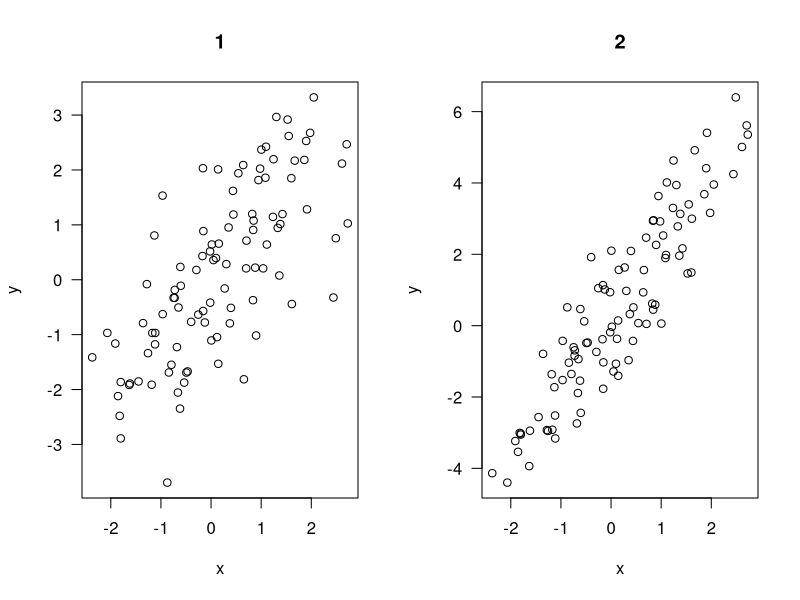
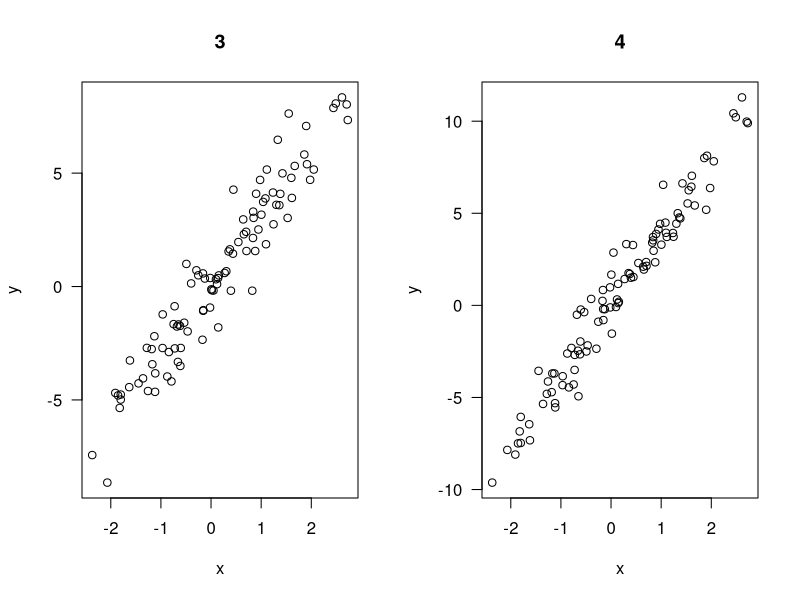
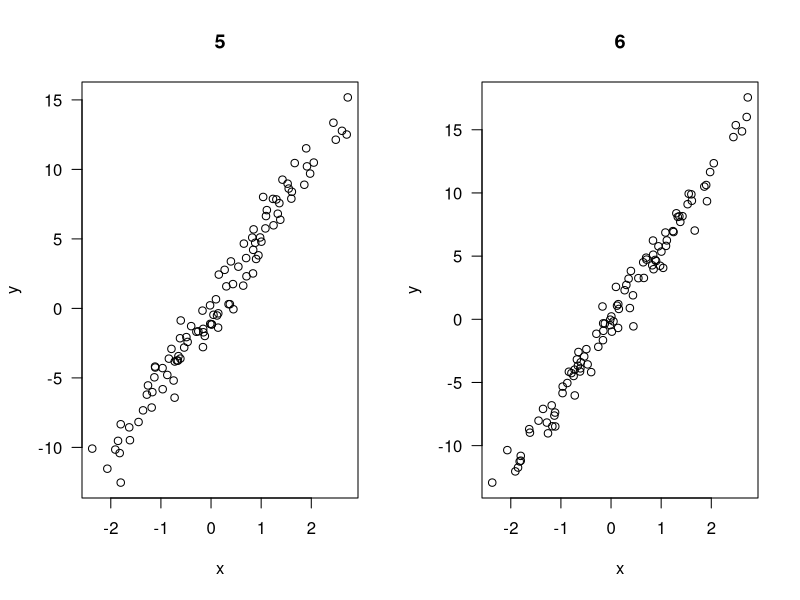
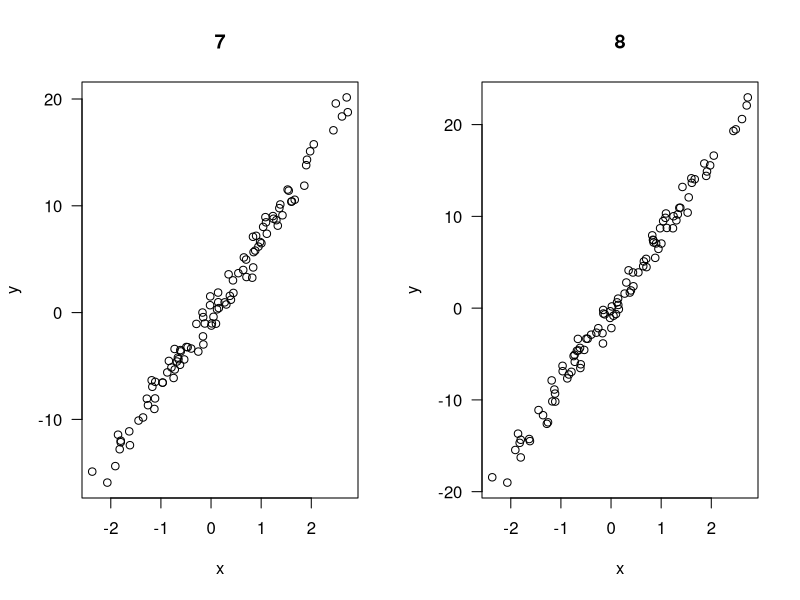
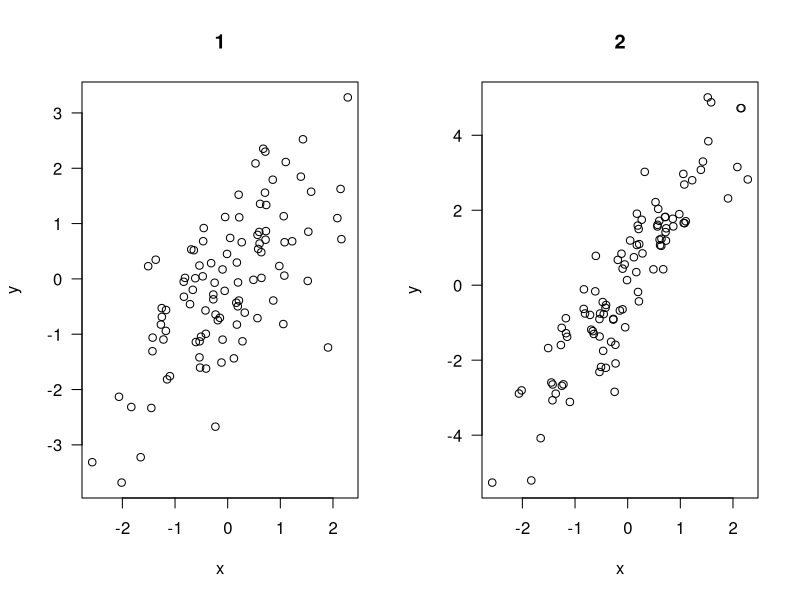
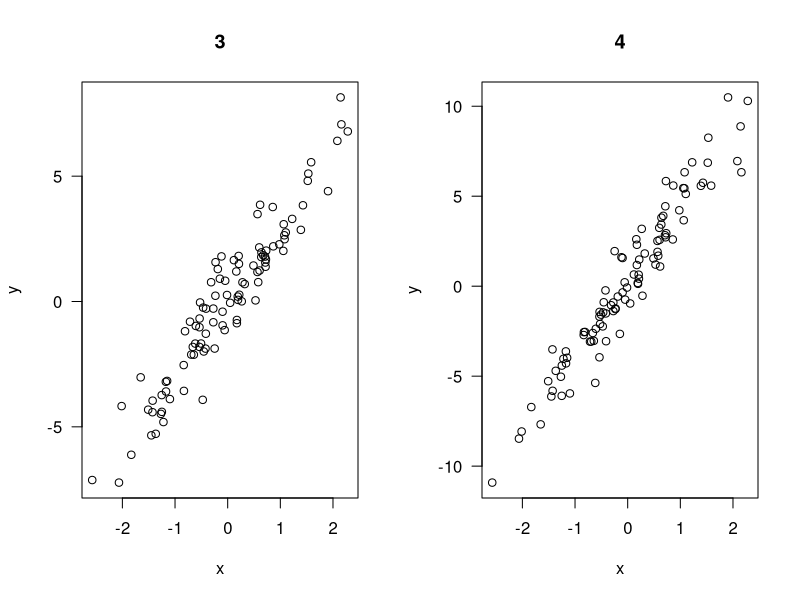
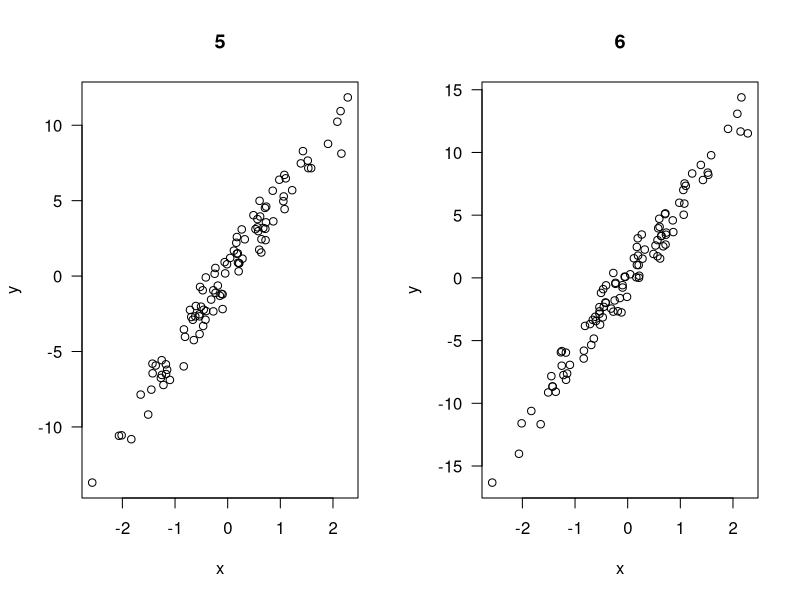
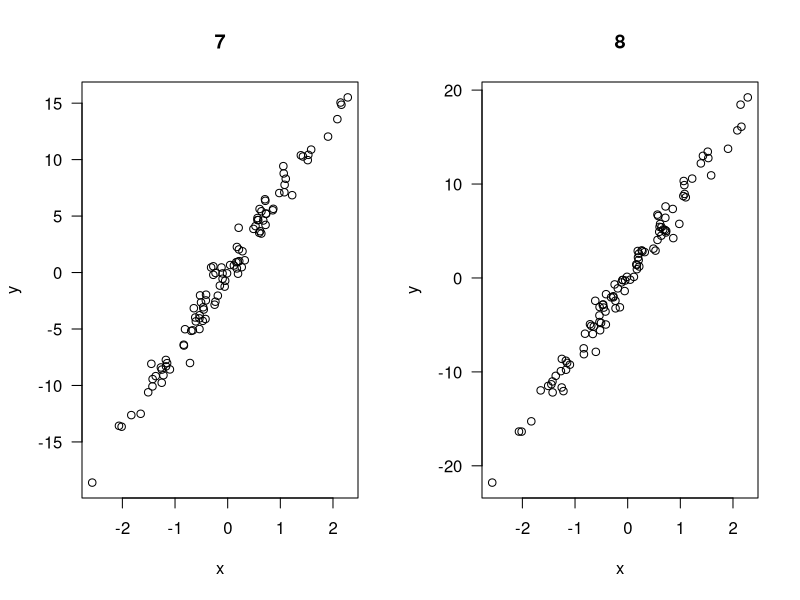

These figures' R source, in order:
## ---- chunk 1
# {r bunch_o_figs, fig.height=4, fig.width=8}
n <- 100
x <- rnorm(n)
par(mfrow=c(1,2), las=1)
for(i in 1:8) {
  y <- i*x + rnorm(n)
  plot(x, y, main=i)
}
## ---- chunk 2
# {r bunch_o_figs_2, fig.height=4, fig.width=8, dev.args=list(pointsize=18)}
n <- 100
x <- rnorm(n)
par(mfrow=c(1,2), las=1)
for(i in 1:8) {
  y <- i*x + rnorm(n)
  plot(x, y, main=i)
}
